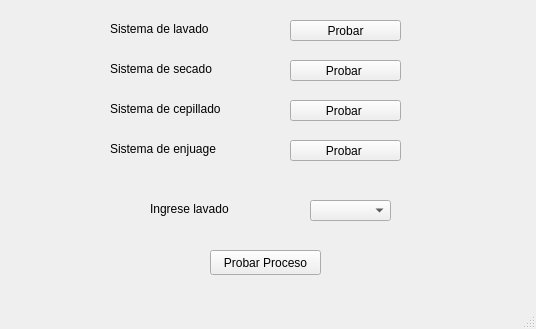
<?xml version="1.0" encoding="UTF-8"?>
<ui version="4.0">
 <class>MainWindow</class>
 <widget class="QMainWindow" name="MainWindow">
  <property name="geometry">
   <rect>
    <x>0</x>
    <y>0</y>
    <width>536</width>
    <height>329</height>
   </rect>
  </property>
  <property name="windowTitle">
   <string>MainWindow</string>
  </property>
  <widget class="QWidget" name="Mantenimiento">
   <widget class="QLabel" name="label_2">
    <property name="geometry">
     <rect>
      <x>110</x>
      <y>60</y>
      <width>131</width>
      <height>17</height>
     </rect>
    </property>
    <property name="text">
     <string>Sistema de secado</string>
    </property>
   </widget>
   <widget class="QLabel" name="label_3">
    <property name="geometry">
     <rect>
      <x>110</x>
      <y>100</y>
      <width>141</width>
      <height>17</height>
     </rect>
    </property>
    <property name="text">
     <string>Sistema de cepillado</string>
    </property>
   </widget>
   <widget class="QLabel" name="label_4">
    <property name="geometry">
     <rect>
      <x>110</x>
      <y>140</y>
      <width>141</width>
      <height>17</height>
     </rect>
    </property>
    <property name="text">
     <string>Sistema de enjuage</string>
    </property>
   </widget>
   <widget class="QLabel" name="label_5">
    <property name="geometry">
     <rect>
      <x>150</x>
      <y>200</y>
      <width>101</width>
      <height>17</height>
     </rect>
    </property>
    <property name="text">
     <string>Ingrese lavado</string>
    </property>
   </widget>
   <widget class="QPushButton" name="pushButton">
    <property name="geometry">
     <rect>
      <x>210</x>
      <y>250</y>
      <width>111</width>
      <height>25</height>
     </rect>
    </property>
    <property name="text">
     <string>Probar Proceso</string>
    </property>
   </widget>
   <widget class="QComboBox" name="comboBox">
    <property name="geometry">
     <rect>
      <x>310</x>
      <y>200</y>
      <width>81</width>
      <height>21</height>
     </rect>
    </property>
   </widget>
   <widget class="QPushButton" name="pushButton_2">
    <property name="geometry">
     <rect>
      <x>290</x>
      <y>20</y>
      <width>111</width>
      <height>21</height>
     </rect>
    </property>
    <property name="text">
     <string>Probar</string>
    </property>
   </widget>
   <widget class="QPushButton" name="pushButton_3">
    <property name="geometry">
     <rect>
      <x>290</x>
      <y>60</y>
      <width>111</width>
      <height>21</height>
     </rect>
    </property>
    <property name="text">
     <string>Probar </string>
    </property>
   </widget>
   <widget class="QPushButton" name="pushButton_4">
    <property name="geometry">
     <rect>
      <x>290</x>
      <y>100</y>
      <width>111</width>
      <height>21</height>
     </rect>
    </property>
    <property name="text">
     <string>Probar </string>
    </property>
   </widget>
   <widget class="QPushButton" name="pushButton_5">
    <property name="geometry">
     <rect>
      <x>290</x>
      <y>140</y>
      <width>111</width>
      <height>21</height>
     </rect>
    </property>
    <property name="text">
     <string>Probar </string>
    </property>
   </widget>
   <widget class="QLabel" name="label">
    <property name="geometry">
     <rect>
      <x>110</x>
      <y>20</y>
      <width>131</width>
      <height>17</height>
     </rect>
    </property>
    <property name="text">
     <string>Sistema de lavado</string>
    </property>
   </widget>
  </widget>
  <widget class="QStatusBar" name="statusbar"/>
 </widget>
 <resources/>
 <connections/>
</ui>
